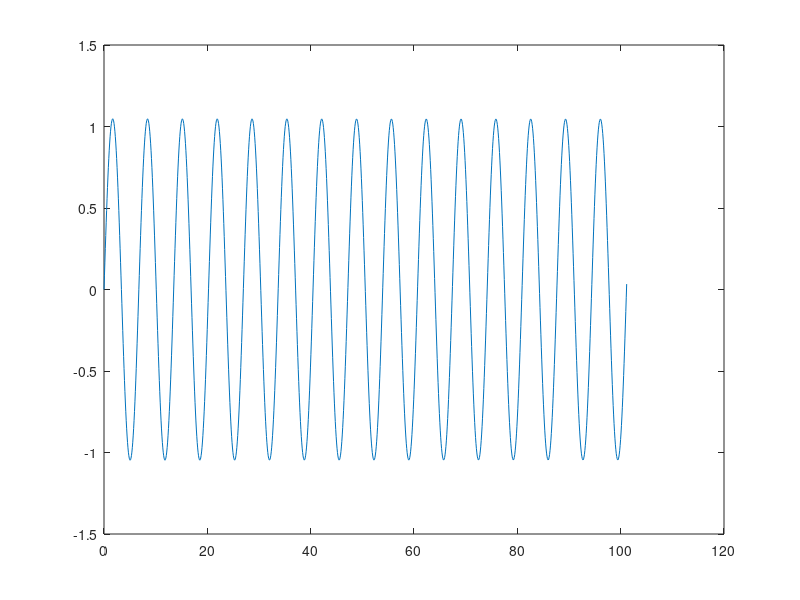

Source code (MATLAB):

g = 1;
L = 1;
w = sqrt(g/L);

% en este caso es la funcion Theta
u0 = 0;
v0 = 1,9999;

T = 33.7210;
Dt = T/400;
tmax = 3*T;
tt = 0:Dt:tmax;

%RK3

f1 = @(t,u,z) z;
f2 = @(t,u,z) -(w^2)*(sin(u));

u = zeros(length(tt),1);
z = zeros(length(tt),1);
u(1) = u0;
z(1) = v0; 


for i = 1:1200
  K1u = f1(tt(i), u(i), z(i));
  K1z = f2(tt(i), u(i), z(i));
  
  K2u = f1(tt(i) + Dt/2, u(i) + Dt*K1u/2, z(i)+ Dt*K1z/2);
  K2z = f2(tt(i) + Dt/2, u(i) + Dt*K1u/2, z(i)+ Dt*K1z/2);
  
  K3u = f1(tt(i) + Dt, u(i) + Dt*(-K1u + 2*K2u), z(i) + Dt*(-K1z + 2*K2z));
  K3z = f2(tt(i) + Dt, u(i) + Dt*(-K1u + 2*K2u), z(i) + Dt*(-K1z + 2*K2z));
  
  
  u(i+1) = u(i) + (Dt/6)*(K1u + 4*K2u + K3u);
  z(i+1) = z(i) + (Dt/6)*(K1z + 4*K2z + K3z);

  
endfor

%z es la velocidad
plot(tt,u);
